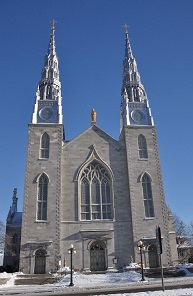
//> input picture OpenCV_Linux_Ubuntu/images/church01.jpg, 193 x 296 px
$ ./estimate_fundamental_matrix   (built with g++ and OpenCV 4)
//> lines starting //> are read from the running program, lines starting //| are printed output that depends on the picture; after the words box and inside, x2 and y2 are one past the last pixel; in counts of white or black regions, pixels touching at a corner belong together
/**
 * @File    : estimate_fundamental_matrix.cpp
 * @Brief   : 计算图像对的基础矩阵
 * @Author  : Wei Li
 * @Date    : 2021-08-02
*/

#include <iostream>
#include <vector>
#include <opencv2/imgproc.hpp>
#include <opencv2/highgui.hpp>
#include <opencv2/features2d.hpp>
#include <opencv2/xfeatures2d.hpp>
#include <opencv2/calib3d.hpp>
#include <opencv2/objdetect.hpp>

// ------------------------------
int main(int argc, char **argv)
{
    cv::Mat image1 = cv::imread("./../images/church01.jpg", 0);
//> image1: 296 rows x 193 cols, CV_8UC1; min 0, max 255, mean 107.8
    cv::Mat image2 = cv::imread("./../images/church03.jpg", 0);
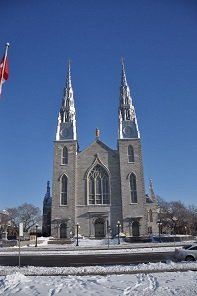
//> input picture OpenCV_Linux_Ubuntu/images/church03.jpg, 197 x 296 px
//> image2: 296 rows x 197 cols, CV_8UC1; min 0, max 255, mean 105.5
    if (!image1.data || !image2.data)
    {
        std::cerr << "--Error reading image file unsuccessfully." << std::endl;
        return 1;
    }
    cv::namedWindow("Right Image");
    cv::imshow("Right Image", image1);
    cv::namedWindow("Left Image");
    cv::imshow("Left Image", image2);

    // 图像的关键点和描述子
    std::vector<cv::KeyPoint> keypoint1;
    std::vector<cv::KeyPoint> keypoint2;
    cv::Mat descriptors1, descriptors2;

    // 构建 SIFT 特征检测器
    cv::Ptr<cv::SIFT> ptrFeature2D = cv::SIFT::create(74);
    // Detection of the SURF features
    ptrFeature2D->detectAndCompute(image1, cv::noArray(), keypoint1, descriptors1);
//> keypoint1 = 74 keypoints; strongest (x, y, size): (34, 121, 3.4), (128, 123, 2.5), (36, 105, 2.3), (60, 122, 2.5)
    ptrFeature2D->detectAndCompute(image2, cv::noArray(), keypoint2, descriptors2);
//> keypoint2 = 74 keypoints; strongest (x, y, size): (71, 91, 2.4), (121, 137, 2.2), (58, 138, 2.8), (59, 118, 1.9)
    std::cout << "Number of SIFT points (1): " << keypoint1.size() << std::endl;
//| Number of SIFT points (1): 74
    std::cout << "Number of SIFT points (2): " << keypoint2.size() << std::endl;
//| Number of SIFT points (2): 74

    // 绘制检测到的关键点
    cv::Mat imageKP;
    cv::drawKeypoints(image1, keypoint1, imageKP, cv::Scalar(0, 255, 0), cv::DrawMatchesFlags::DRAW_RICH_KEYPOINTS);
    cv::namedWindow("Right SIFT Features");
    cv::imshow("Right SIFT Features", imageKP);
    cv::drawKeypoints(image2, keypoint2, imageKP, cv::Scalar(0, 0, 255), cv::DrawMatchesFlags::DRAW_RICH_KEYPOINTS);
//> imageKP: 296 rows x 197 cols, CV_8UC3
    cv::namedWindow("Left SIFT Features");
    cv::imshow("Left SIFT Features", imageKP);

    // 构建匹配器 类的构造函数
    cv::BFMatcher matcher(cv::NORM_L2, true);
    // 匹配两张图像的描述子
    std::vector<cv::DMatch> matches;
    matcher.match(descriptors1, descriptors2, matches);
//> matches = 25 matches
    std::cout << "Number of matched points: " << matches.size() << std::endl;
//| Number of matched points: 25
    // 手动选择一些匹配点, 用于计算两张图像的基础矩阵
    std::vector<cv::DMatch> selMatches;
    // 确保仔细检查所选匹配项是否有效
    selMatches.push_back(matches[2]);
//> selMatches = 1 match
    selMatches.push_back(matches[5]);
//> selMatches = 2 matches
    selMatches.push_back(matches[16]);
//> selMatches = 3 matches
    selMatches.push_back(matches[19]);
//> selMatches = 4 matches
    selMatches.push_back(matches[14]);
//> selMatches = 5 matches
    selMatches.push_back(matches[24]);
//> selMatches = 6 matches
    selMatches.push_back(matches[17]);
//> selMatches = 7 matches

    // Draw the selected matches
    cv::Mat imageMatches;
    cv::drawMatches(image1, keypoint1, // 1st image and its keypoints
                    image2, keypoint2, // 2nd image and its keypoints
                    selMatches,        // the selected matches
                    // matches,			// the matches
                    imageMatches, // the image produced
                    cv::Scalar(255, 255, 255),
                    cv::Scalar(255, 255, 255),
                    std::vector<char>(),
                    cv::DrawMatchesFlags::NOT_DRAW_SINGLE_POINTS); // color of the lines
    cv::namedWindow("Matches");
    cv::imshow("Matches", imageMatches);

    // Convert 1 vector of keypoints into
    // 2 vectors of Point2f
    std::vector<int> pointIndexes1;
    std::vector<int> pointIndexes2;
    for (std::vector<cv::DMatch>::const_iterator it = selMatches.begin();
         it != selMatches.end(); ++it)
    {

        // Get the indexes of the selected matched keypoints
        pointIndexes1.push_back(it->queryIdx);
        pointIndexes2.push_back(it->trainIdx);
    }
//> this loop made 7 passes

    // Convert keypoints into Point2f
    std::vector<cv::Point2f> selPoints1, selPoints2;
    cv::KeyPoint::convert(keypoint1, selPoints1, pointIndexes1);
//> selPoints1 = 7 Points (x, y): [56.54, 81.58], [54.98, 58.76], [38.93, 218.5], [57.92, 114.6], [98.99, 267.1], [165, 279.9], [51.03, 70.66]
    cv::KeyPoint::convert(keypoint2, selPoints2, pointIndexes2);
//> selPoints2 = 7 Points (x, y): [72.15, 109], [70.73, 90.63], [139.2, 281.9], [60.94, 252.8], [99.62, 234.9], [171.8, 249.1], [67.96, 99.7]

    // check by drawing the points
    std::vector<cv::Point2f>::const_iterator it = selPoints1.begin();
    while (it != selPoints1.end())
    {

        // draw a circle at each corner location
        cv::circle(image1, *it, 3, cv::Scalar(255, 255, 255), 2);
        ++it;
    }
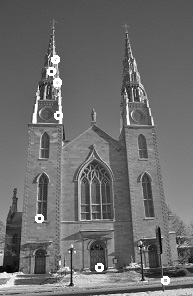
//> image1: 296 rows x 193 cols, CV_8UC1; min 0, max 255, mean 108.7

    it = selPoints2.begin();
    while (it != selPoints2.end())
    {

        // draw a circle at each corner location
        cv::circle(image2, *it, 3, cv::Scalar(255, 255, 255), 2);
        ++it;
    }
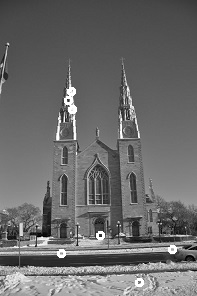
//> image2: 296 rows x 197 cols, CV_8UC1; min 0, max 255, mean 106.4

    // Compute F matrix from 7 matches
    cv::Mat fundamental = cv::findFundamentalMat(
        selPoints1,     // points in first image
        selPoints2,     // points in second image
        cv::FM_7POINT); // 7-point method
//> fundamental = [[0.00416, -0.00168, -0.0655], [-0.00179, 0.00053, 0.0366], [-0.143, 0.0869, 1], [-2.95e-05, 0.000274, -0.06], [-0.00028, -6.11e-06, 0.0137], [0.0615, -0.0165, 1], [-0.00881, 0.00437, -0.0484], [0.00288, -0.00113, -0.0343], [0.491, -0.233, 1]]

    std::cout << "F-Matrix size= " << fundamental.rows << "," << fundamental.cols << std::endl;
//| F-Matrix size= 9,3
    cv::Mat fund(fundamental, cv::Rect(0, 0, 3, 3));
//> fund = [[0.00416, -0.00168, -0.0655], [-0.00179, 0.00053, 0.0366], [-0.143, 0.0869, 1]]
    // draw the left points corresponding epipolar lines in right image
    std::vector<cv::Vec3f> lines1;
    cv::computeCorrespondEpilines(
        selPoints1, // image points
        1,          // in image 1 (can also be 2)
        fund,       // F matrix
        lines1);    // vector of epipolar lines
//> lines1 = 7 items: [0.84, -0.55, -0.54], [0.9, -0.43, -24.93], [-0.96, 0.29, 50.84], [-0.94, -0.35, 144.4], [-1, 0.01, 97.48], [0.81, -0.59, 8.91], [0.85, -0.53, -5.46]

    std::cout << "size of F matrix:" << fund.rows << "x" << fund.cols << std::endl;
//| size of F matrix:3x3

    // for all epipolar lines
    for (std::vector<cv::Vec3f>::const_iterator it = lines1.begin();
         it != lines1.end(); ++it)
    {

        // draw the epipolar line between first and last column
        cv::line(image2, cv::Point(0, -(*it)[2] / (*it)[1]),
                 cv::Point(image2.cols, -((*it)[2] + (*it)[0] * image2.cols) / (*it)[1]),
                 cv::Scalar(255, 255, 255));
    }
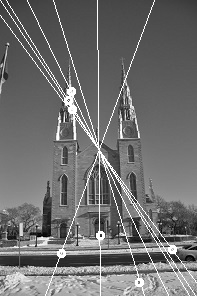
//> image2: 296 rows x 197 cols, CV_8UC1; 3.29% of pixels changed, all inside (x1, y1, x2, y2) = (0, 0, 197, 296)

    // draw the left points corresponding epipolar lines in left image
    std::vector<cv::Vec3f> lines2;
    cv::computeCorrespondEpilines(cv::Mat(selPoints2), 2, fund, lines2);
//> lines2 = 7 items: [-0.85, 0.52, 5.81], [-0.58, 0.82, -16.35], [-1, 0.03, 31.92], [-0.95, 0.33, 17.28], [-0.96, 0.28, 19.72], [0.87, -0.49, -7.95], [-0.84, 0.55, 4.16]
    for (std::vector<cv::Vec3f>::const_iterator it = lines2.begin();
         it != lines2.end(); ++it)
    {

        // draw the epipolar line between first and last column
        cv::line(image1, cv::Point(0, -(*it)[2] / (*it)[1]),
                 cv::Point(image1.cols, -((*it)[2] + (*it)[0] * image1.cols) / (*it)[1]),
                 cv::Scalar(255, 255, 255));
    }
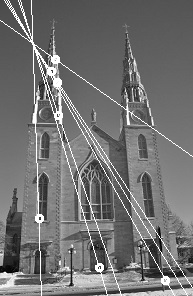
//> image1: 296 rows x 193 cols, CV_8UC1; 3.15% of pixels changed, all inside (x1, y1, x2, y2) = (0, 0, 193, 296)

    // combine both images
    cv::Mat both(image1.rows, image1.cols + image2.cols, CV_8U);
    image1.copyTo(both.colRange(0, image1.cols));
    image2.copyTo(both.colRange(image1.cols, image1.cols + image2.cols));
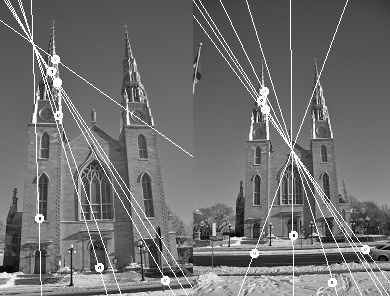
//> both: 296 rows x 390 cols, CV_8UC1; min 0, max 255, mean 112.4

    // Display the images with points and epipolar lines
    cv::namedWindow("Epilines");
    cv::imshow("Epilines", both);

    // Convert keypoints into Point2f
    std::vector<cv::Point2f> points1, points2, newPoints1, newPoints2;
    cv::KeyPoint::convert(keypoint1, points1);
//> points1 = 74 Points (x, y), first 12: [133.2, 265], [71.17, 272.7], [68.4, 275.4], [68.4, 275.4], [67.91, 268.7], [71.34, 249.6], [71.34, 249.6], [60.62, 116.6], [10.65, 266.1], [60.4, 122], [60.4, 122], [13.16, 276.2]
    cv::KeyPoint::convert(keypoint2, points2);
//> points2 = 74 Points (x, y), first 12: [116.8, 267.8], [172.7, 264.4], [174.4, 218.3], [65.34, 269.3], [189.5, 258.1], [186.1, 246.9], [67.96, 99.7], [121.4, 137.1], [154.7, 249.9], [185.8, 270], [171.8, 249.1], [102.9, 273.9]
    cv::correctMatches(fund, points1, points2, newPoints1, newPoints2);
//> newPoints1 = 74 Points (x, y), first 12: [101, 274.4], [59.29, 274.1], [58.43, 276.5], [106.1, 262.9], [53.6, 270], [119.6, 226.9], [67.48, 250.2], [61.23, 116.4], [9, 265.9], [72.43, 115.5], [71.99, 115.8], [16.49, 276.5]; newPoints2 = 74 Points (x, y), first 12: [100.2, 268], [132.8, 275.1], [121.5, 232.8], [73, 271], [133.9, 273.8], [195.9, 235.8], [86.05, 95.43], [121.3, 137], [135.1, 256.5], [188.9, 267.7], [175, 246.6], [136.4, 262.8]
    cv::KeyPoint::convert(newPoints1, keypoint1);
//> keypoint1 = 74 keypoints; strongest (x, y, size): (101, 274, 1), (59, 274, 1), (58, 276, 1), (106, 263, 1)
    cv::KeyPoint::convert(newPoints2, keypoint2);
//> keypoint2 = 74 keypoints; strongest (x, y, size): (100, 268, 1), (133, 275, 1), (122, 233, 1), (73, 271, 1)
    cv::drawMatches(image1, keypoint1, // 1st image and its keypoints
                    image2, keypoint2, // 2nd image and its keypoints
                    matches,            // the matches
                    imageMatches,       // the image produced
                    cv::Scalar(255, 255, 255),
                    cv::Scalar(255, 255, 255),
                    std::vector<char>(),
                    cv::DrawMatchesFlags::NOT_DRAW_SINGLE_POINTS); // color of the lines
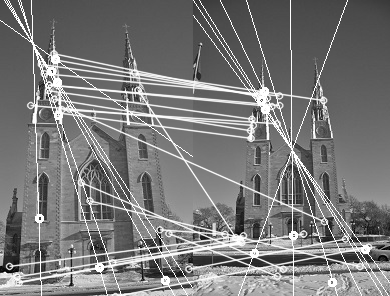
//> imageMatches: 296 rows x 390 cols, CV_8UC3; min 0, max 255, mean 121.1
    cv::namedWindow("Corrected matches");
    cv::imshow("Corrected matches", imageMatches);

    cv::waitKey();
    cv::destroyAllWindows();
    return 0;
}
